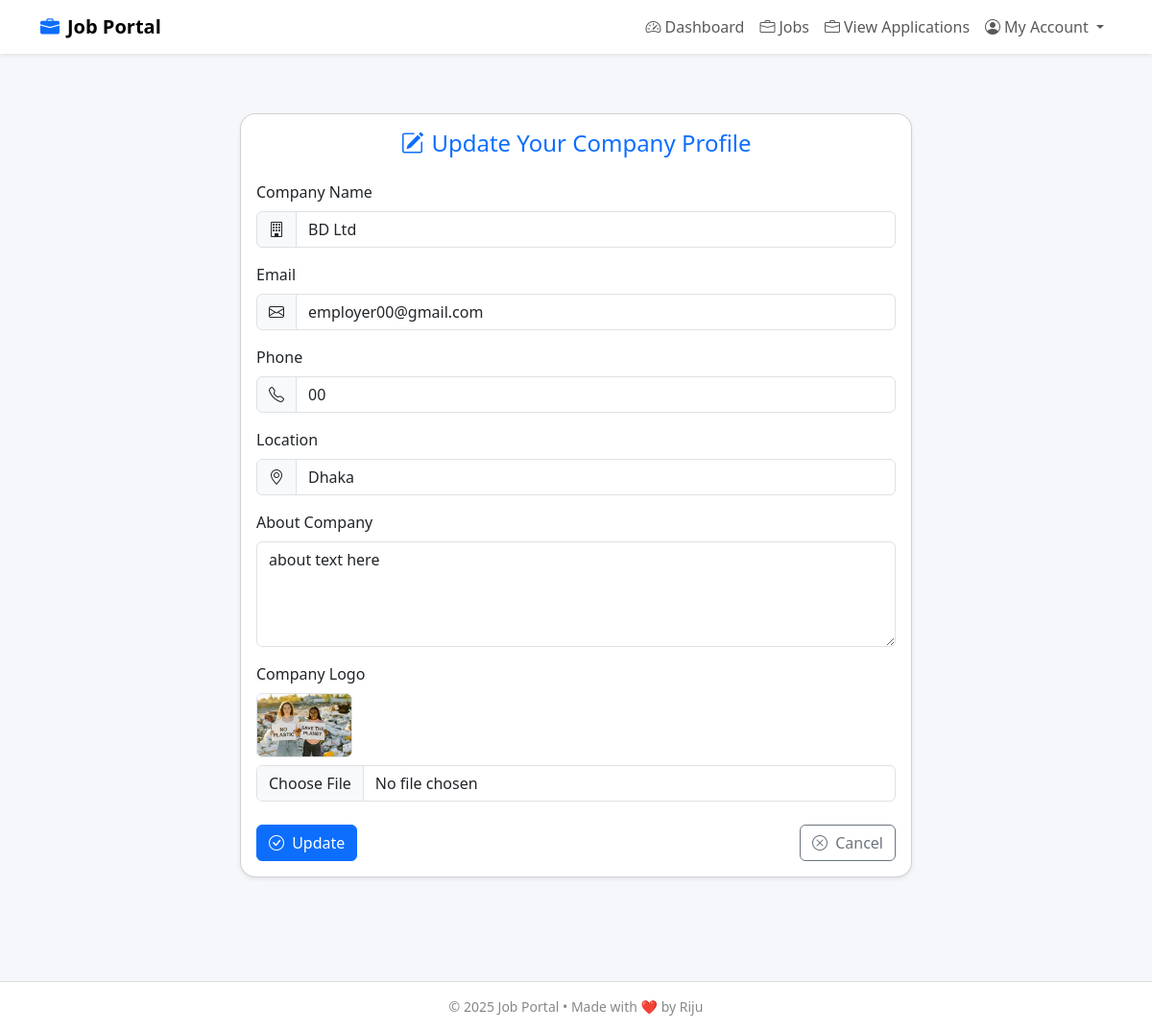
The page /profileUpdatePage/22/ (signed in) on the database as committed earlier.
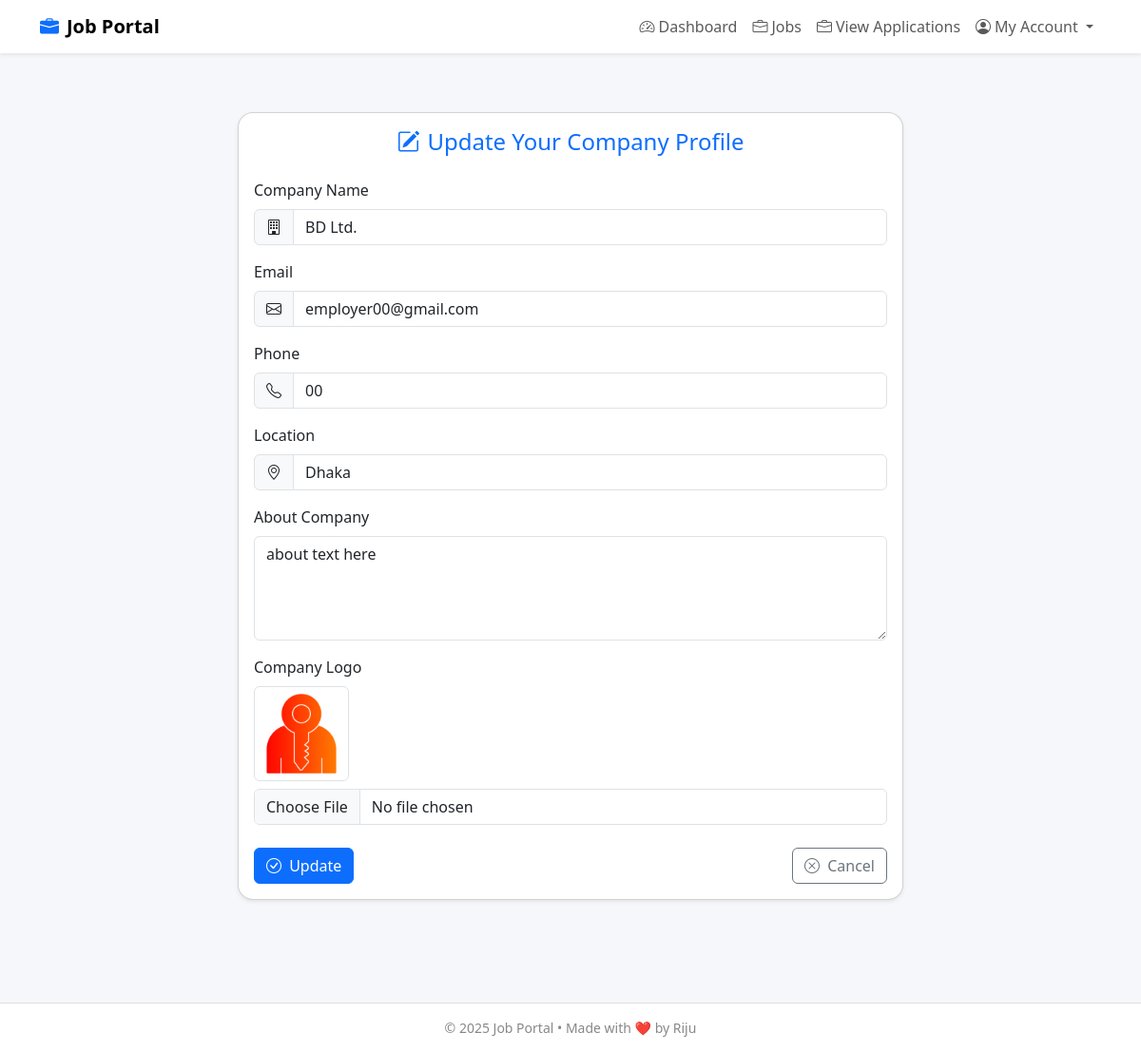
The same page on the database as committed later.
### users_auth_app/models.py (models this page shows, shortened)
class CustomUserModel(AbstractUser):
    phone = models.CharField(max_length=15, null=True)
    user_types = models.CharField(choices=[
        ('Admin', 'Admin'),
        ('Employer', 'Employer'),
        ('Candidate', 'Candidate'),
    ],max_length=10,null=True)

### employer_app/models.py (models this page shows, shortened)
class EmployerProfileModel(models.Model):
    employer_user = models.OneToOneField(CustomUserModel , on_delete=models.CASCADE,null=True, related_name='employer_profile')
    company_name = models.CharField(max_length=255)
    email = models.EmailField()
    phone = models.CharField(max_length=20)
    about_company = models.TextField(blank=True, null=True)
    company_logo = models.ImageField(upload_to='Media/company_logos/', null=True)
    location = models.CharField(max_length=255, blank=True, null=True)

### users_auth_app/views.py (the view, shortened to what this page needs)
# urls.py: path('profileUpdatePage/<int:id>/',profileUpdatePage, name='profileUpdatePage'),
def profileUpdatePage(request, id):
    em_profile_data = None
    ca_profile_data = None
    if request.user.user_types == 'Employer':
        em_profile_data = EmployerProfileModel.objects.get(employer_user=request.user)
    return render(request, 'updateProfile.html', {
        'em_profile_data': em_profile_data,
        'ca_profile_data': ca_profile_data,
    })

### users_auth_app/templates/updateProfile.html (shortened to what this page needs)
{% extends 'master/master.html' %}
{% block body %}
{% if request.user.user_types == 'Employer' %}
<div class="container d-flex justify-content-center">
  <div class="card shadow-sm w-100" style="max-width: 700px;">
    <div class="card-body">
      <h4 class="card-title text-center text-primary mb-4">
        <i class="bi bi-pencil-square me-2"></i>Update Your Company Profile
      </h4>
      <form method="POST" enctype="multipart/form-data" novalidate>
        <div class="mb-3">
          <label for="company_name" class="form-label">Company Name</label>
          <div class="input-group">
            <span class="input-group-text"><i class="bi bi-building"></i></span>
            <input
              type="text"
              class="form-control"
              id="company_name"
              name="company_name"
              value="{{ user.employer_profile.company_name }}"
              required
            />
          </div>
        </div>
        <div class="mb-3">
          <label for="email" class="form-label">Email</label>
          <div class="input-group">
            <span class="input-group-text"><i class="bi bi-envelope"></i></span>
            <input
              type="email"
              class="form-control"
              id="email"
              name="email"
              value="{{ user.employer_profile.email }}"
              required
            />
          </div>
        </div>
        <div class="mb-3">
          <label for="phone" class="form-label">Phone</label>
          <div class="input-group">
            <span class="input-group-text"><i class="bi bi-telephone"></i></span>
            <input
              type="text"
              class="form-control"
              id="phone"
              name="phone"
              value="{{ user.phone }}"
              required
            />
          </div>
        </div>
        <div class="mb-3">
          <label for="location" class="form-label">Location</label>
          <div class="input-group">
            <span class="input-group-text"><i class="bi bi-geo-alt"></i></span>
            <input
              type="text"
              class="form-control"
              id="location"
              name="location"
              value="{{ user.employer_profile.location }}"
              required
            />
          </div>
        </div>
        <div class="mb-3">
          <label for="about" class="form-label">About Company</label>
          <textarea
            class="form-control"
            id="about"
            name="about"
            rows="4"
            required
          >{{ user.employer_profile.about_company }}</textarea>
        </div>
        <div class="mb-4">
          <label for="logo" class="form-label">Company Logo</label>
          {% if user.employer_profile.company_logo %}
            <div class="mb-2">
              <img src="{{ user.employer_profile.company_logo.url }}" alt="Current Logo" width="100" class="rounded border">
            </div>
          {% endif %}
          <input type="file" class="form-control" id="logo" name="logo" />
        </div>
        <div class="d-flex justify-content-between">
          <button type="submit" class="btn btn-primary">
            <i class="bi bi-check-circle me-1"></i> Update
          </button>
          <a href="{% url 'profilePage'  %}" class="btn btn-outline-secondary">
            <i class="bi bi-x-circle me-1"></i> Cancel
          </a>
        </div>
      </form>
    </div>
  </div>
</div>
{% endif %}
{% endblock %}

Rows that differ between the two databases and show on the page:
changed CustomUserModel "employer00@gmail.com": company_name "BD Ltd" → "BD Ltd."; employer_profile.company_logo: a different picture
